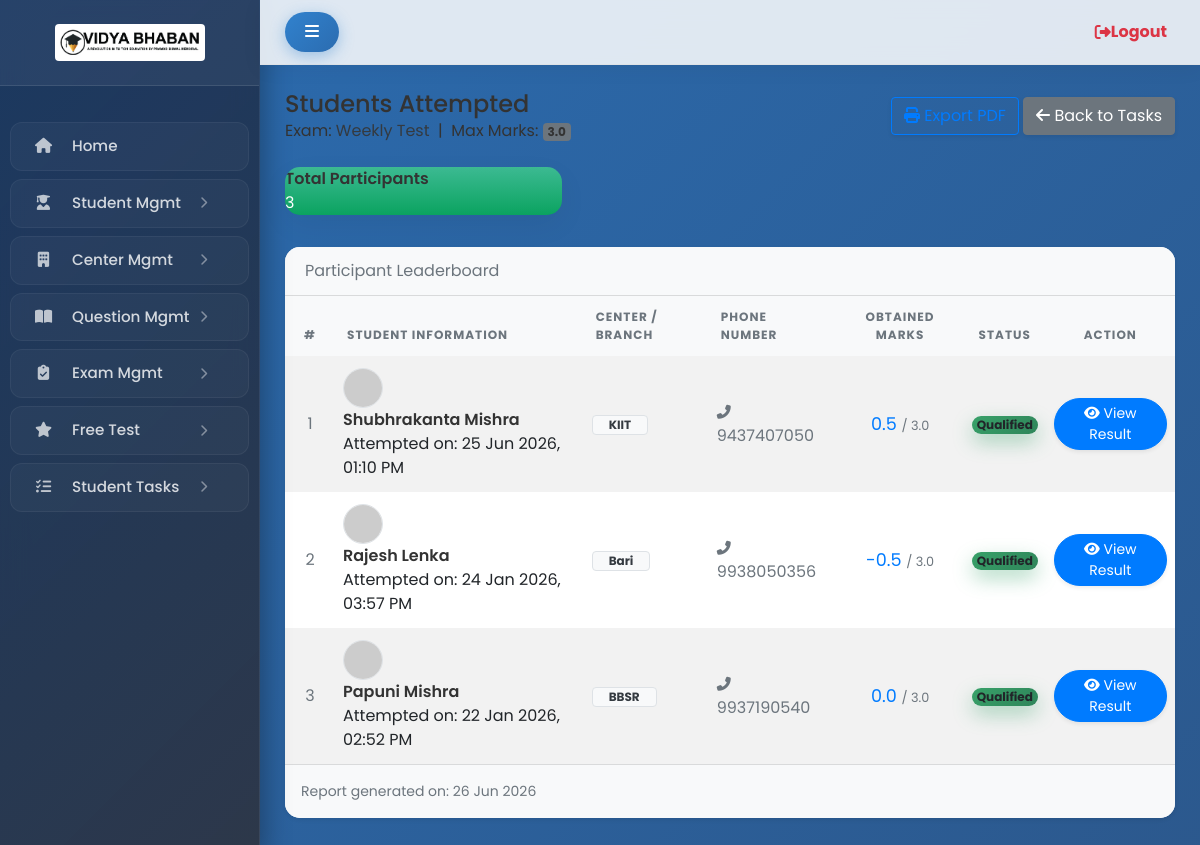
The app's page /panel/exam-task/10/students/ (signed in) with its own data.
### app/models.py (models this page shows, shortened)
class ExamTask(models.Model):
    exam = models.ForeignKey(Exam, on_delete=models.CASCADE)
    task_name = models.CharField(max_length=200)
    created_at = models.DateTimeField()
    is_active = models.BooleanField(default=True)

class Student(models.Model):
    name = models.CharField(max_length=100)
    phone = models.CharField(
        max_length=15,
        unique=True
    )
    email = models.EmailField(
        unique=True,
        blank=True,
        null=True
    )
    photo = models.ImageField(
        upload_to="students/",
        blank=True,
        null=True
    )
    course = models.CharField(
        max_length=100,
        blank=True,
        null=True
    )
    center_name = models.CharField(
        max_length=100,
        blank=True,
        null=True
    )
    address = models.TextField(
        blank=True,
        null=True
    )
    password = models.CharField(max_length=128)
    razorpay_order_id = models.CharField(
        max_length=200,
        blank=True,
        null=True
    )
    razorpay_payment_id = models.CharField(
        max_length=200,
        blank=True,
        null=True,
        unique=True
    )
    PAYMENT_STATUS = [
        ("pending", "Pending"),
        ("success", "Success"),
        ("failed", "Failed"),
    ]
    payment_status = models.CharField(
        max_length=20,
        choices=PAYMENT_STATUS,
        default="pending"
    )
    is_approved = models.BooleanField(default=False)
    created_at = models.DateTimeField(default=timezone.now)

class StudentExamAttempt(models.Model):
    student = models.ForeignKey(
        Student,
        on_delete=models.CASCADE
    )
    exam = models.ForeignKey(
        Exam,
        on_delete=models.CASCADE
    )
    task = models.ForeignKey(
        ExamTask,
        on_delete=models.CASCADE,
        null=True,        # IMPORTANT: migration error avoid
        blank=True
    )
    start_time = models.DateTimeField(null=True, blank=True)
    is_submitted = models.BooleanField(default=False)
    submitted_at = models.DateTimeField(null=True, blank=True)

### app/views.py (the view)
@staff_member_required(login_url="/admin-login/")
def exam_task_students(request, task_id):
    task = get_object_or_404(ExamTask, id=task_id)
    attempts = (
        StudentExamAttempt.objects
        .filter(task=task, is_submitted=True)
        .select_related("student", "exam")
        .order_by("-submitted_at")
    )
    student_data = []
    total_questions = ExamQuestion.objects.filter(exam=task.exam).count()
    marks_per_q = float(task.exam.marks_per_question)
    full_marks = total_questions * marks_per_q
    for attempt in attempts:
        answers = StudentExamAnswer.objects.filter(attempt=attempt)
        negative = abs(float(task.exam.negative_marking))
        obtained = 0.0
        for ans in answers:
            if not ans.selected_option:
                continue
            if ans.selected_option == ans.exam_question.question.correct_answer:
                obtained += marks_per_q
            else:
                obtained -= negative
        student_data.append({
            "attempt_id": attempt.id,  # ✅ NEW
            "name": attempt.student.name,
            "center": attempt.student.center_name,
            "phone": attempt.student.phone,
            "marks": round(obtained, 2),
            "full_marks": full_marks,
            "submitted_at": attempt.submitted_at,  # ✅ optional
        })
    return render(request, "admin/exam_task/view_students.html", {
        "task": task,
        "students": student_data,
        "full_marks": full_marks,
    })

### templates/admin/exam_task/view_students.html (shortened to what this page needs)
{% extends "admin/dashboard.html" %}
{% load static %}
{% block content %}
<div class="app-main__outer">
    <div class="app-main__inner">
        <div class="app-page-title mb-4">
            <div class="page-title-wrapper d-flex justify-content-between align-items-center flex-wrap">
                <div class="page-title-heading d-flex align-items-center">
                    <div>
                        <h4 class="mb-0">Students Attempted</h4>
                        <div class="page-title-subheading">
                            Exam: <span class="fw-bold text-dark">{{ task.task_name }}</span>
                            &nbsp;|&nbsp; Max Marks:
                            <span class="badge bg-secondary">{{ full_marks }}</span>
                        </div>
                    </div>
                </div>
                <div class="page-title-actions mt-2 mt-md-0">
                    <button onclick="window.print();" class="btn btn-outline-primary me-2 shadow-sm">
                        <i class="fas fa-print me-1"></i> Export PDF
                    </button>
                    <a href="{% url 'exam_task_list' %}" class="btn btn-secondary shadow-sm">
                        <i class="fas fa-arrow-left me-1"></i> Back to Tasks
                    </a>
                </div>
            </div>
        </div>
        <div class="row mb-3">
            <div class="col-md-4">
                <div class="card mb-3 widget-content bg-grow-early text-white rounded-pill">
                    <div class="widget-content-wrapper">
                        <div class="widget-content-left">
                            <div class="widget-heading">Total Participants</div>
                        </div>
                        <div class="widget-content-right">
                            <div class="widget-numbers">
                                <span>{{ students|length }}</span>
                            </div>
                        </div>
                    </div>
                </div>
            </div>
        </div>
        <div class="main-card mb-3 card shadow-sm border-0 rounded-lg overflow-hidden">
            <div class="card-header bg-light">
                <div class="card-header-title font-size-lg text-capitalize fw-normal text-muted">
                    Participant Leaderboard
                </div>
            </div>
            <div class="table-responsive">
                <table class="align-middle mb-0 table table-borderless table-striped table-hover">
                    <thead>
                        <tr class="bg-light text-muted text-uppercase"
                            style="font-size: 0.75rem; letter-spacing: 1px;">
                            <th class="text-center ps-4">#</th>
                            <th>Student Information</th>
                            <th>Center / Branch</th>
                            <th>Phone Number</th>
                            <th class="text-center">Obtained Marks</th>
                            <th class="text-center">Status</th>
                            <th class="text-center pe-4">Action</th>
                        </tr>
                    </thead>
                    <tbody>
                        {% for s in students %}
                        <tr>
                            <td class="text-center text-muted ps-4" style="width: 50px;">
                                {{ forloop.counter }}
                            </td>
                            <td>
                                <div class="widget-content p-0">
                                    <div class="widget-content-wrapper">
                                        <div class="widget-content-left me-3">
                                            <img width="40"
                                                 class="rounded-circle border"
                                                 src="https://ui-avatars.com/api/?name={{ s.name }}&background=random"
                                                 alt="">
                                        </div>
                                        <div class="widget-content-left flex2">
                                            <div class="widget-heading">{{ s.name }}</div>
                                            <div class="widget-subheading opacity-7">
                                                Attempted on:
                                                {% if s.submitted_at %}
                                                    {{ s.submitted_at|date:"d M Y, h:i A" }}
                                                {% else %}
                                                    --
                                                {% endif %}
                                            </div>
                                        </div>
                                    </div>
                                </div>
                            </td>
                            <td>
                                <div class="badge bg-light text-dark border fw-normal px-3">
                                    {{ s.center }}
                                </div>
                            </td>
                            <td class="text-muted">
                                <i class="fas fa-phone-alt me-1 small"></i>
                                {{ s.phone }}
                            </td>
                            <td class="text-center">
                                <div class="fw-bold text-primary" style="font-size: 1.1rem;">
                                    {{ s.marks }}
                                    <span class="text-muted fw-normal" style="font-size: 0.8rem;">
                                        / {{ s.full_marks }}
                                    </span>
                                </div>
                            </td>
                            <td class="text-center">
                                <div class="badge rounded-pill
                                    {% if s.marks >= full_marks|add:'-10' %}
                                        bg-success
                                    {% else %}
                                        bg-info
                                    {% endif %}
                                ">
                                    Qualified
                                </div>
                            </td>
                            <td class="text-center pe-4">
                                <a href="{% url 'admin_student_attempt_result' s.attempt_id %}"
                                   class="btn btn-sm btn-primary shadow-sm rounded-pill px-3">
                                    <i class="fas fa-eye me-1"></i> View Result
                                </a>
                            </td>
                        </tr>
                        {% endfor %}
                    </tbody>
                </table>
            </div>
            <div class="card-footer d-flex justify-content-between bg-light p-3">
                <small class="text-muted">
                    Report generated on: {% now "d M Y" %}
                </small>
            </div>
        </div>
    </div>
</div>
{% endblock %}

### templates/admin/dashboard.html (style rules this page uses)
body { font-family: 'Poppins', sans-serif; background: linear-gradient(-45deg, #1a365d, #2d3748, #2c5282, #2b6cb0); background-size: 400% 400%; animation: gradientBG 18s ease infinite; overflow-x: hidden; color: #333; }
.card { border: none; border-radius: 15px; background: #fff; box-shadow: 0 10px 30px rgba(0,0,0,0.05); transition: all 0.4s cubic-bezier(0.175, 0.885, 0.32, 1.275); margin-bottom: 25px; overflow: hidden; position: relative; }
.bg-success { background: linear-gradient(135deg, #38a169 0%, #2f855a 100%) !important; box-shadow: 0 8px 20px rgba(56, 161, 105, 0.4); }

### templates/admin/exam_task/view_students.html (style rules this page uses)
.card { border-radius: 15px !important; }
.table thead th { border: none !important; }
.table tbody td { vertical-align: middle !important; padding: 12px 8px; }
.widget-heading { font-weight: 600; color: #333; }
.bg-grow-early { background-image: linear-gradient(to top, #0ba360 0%, #3cba92 100%) !important; }

### records on screen
ExamTask: task_name "Weekly Test"
Student: name "Shubhrakanta Mishra", center "KIIT", phone "9437407050"
StudentExamAttempt: submitted_at "25 Jun 2026, 01:10 PM"
Student: name "Rajesh Lenka", center "Bari", phone "9938050356"
StudentExamAttempt: submitted_at "24 Jan 2026, 03:57 PM"
Student: name "Papuni Mishra", center "BBSR", phone "9937190540"
StudentExamAttempt: submitted_at "22 Jan 2026, 02:52 PM"

### other values on screen
{{ full_marks }} "3.0"
{{ students|length }} "3"
{{ s.marks }} "0.5" "-0.5" "0.0"
{{ s.full_marks }} "3.0" "3.0" "3.0"
